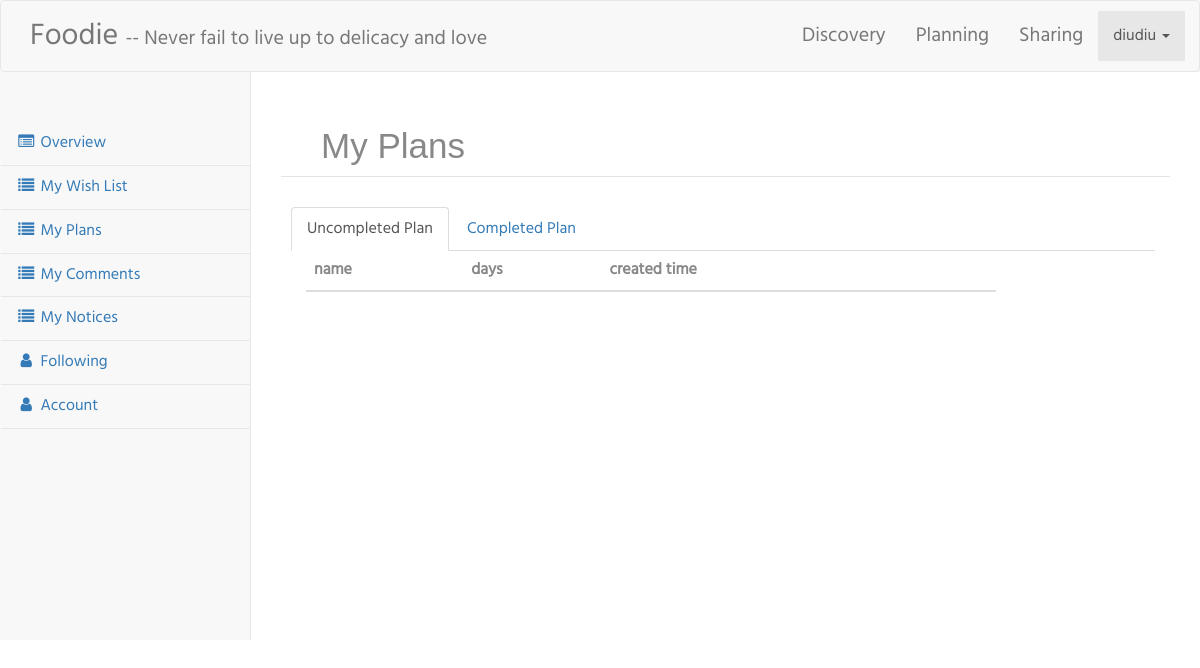
/customer/myPlan.php (signed in), run on an earlier commit of the app's database.
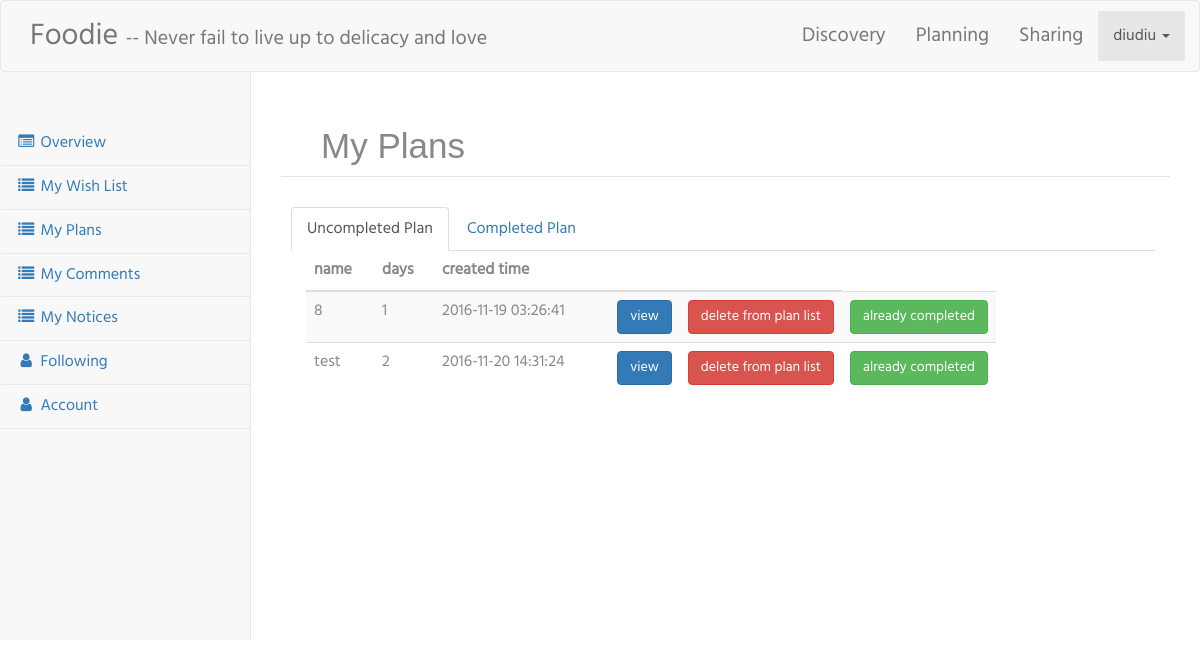
And on a later commit of the database.
### tables this page shows
CREATE TABLE `plan` (
  `plan_id` int(11) NOT NULL,
  `user_id` int(11) NOT NULL,
  `name` varchar(50) NOT NULL,
  `days` int(11) NOT NULL,
  `time` timestamp NOT NULL DEFAULT CURRENT_TIMESTAMP ON UPDATE CURRENT_TIMESTAMP,
  `is_completed` int(11) NOT NULL
);

### functions.php (called while the page is built, shortened)
<?php
  function get_user_id(){
      if(isset($_SESSION['user_id']))
          return $_SESSION['user_id'];
      else
          return null;
  }
?>

### customer/myPlan.php (the view, shortened to what this page needs)
<?php include("common/nav.php"); ?>
<?php
require_once("../functions.php");
$user_id = get_user_id();
$query = "SELECT * FROM plan WHERE user_id ='{$user_id}' AND is_completed = 0";
$result = mysql_query($query);
$i = 0;
$len = mysql_num_rows($result);
while($row=mysql_fetch_assoc($result))
{
    $plan_id[$i] = $row['plan_id'];
    $name[$i] = $row['name'];
    $days[$i] = $row['days'];
    $time[$i] = $row['time'];
    $i++;
}
?>
<div id="page-wrapper">
    <div class="basic-grey">
        <h1 style="font-size:35px;font-family:Arial">My Plans
        </h1>
        <ul id="myTab" class="nav nav-tabs">
            <li class="active">
                <a href="#uncompleted" data-toggle="tab">
                    Uncompleted Plan
                </a>
            </li>
            <li><a href="#completed" data-toggle="tab">Completed Plan</a></li>
        </ul>
        <div id="myTabContent" class="tab-content">
            <div class="col-sm-10 tab-pane fade in active" id="uncompleted">
                <table class="table table-striped">
                    <thead>
                    <tr>
                        <th>
                            name
                        </th>
                        <th>
                            days
                        </th>
                        <th>
                            created time
                        </th>
                        <th></th>
                        <th></th>
                    </tr>
                    </thead>
                    <tbody>
                    <?php
                    for ($i=0;$i<$len;$i++){
                        echo "<tr><td>".$name[$i];
                        echo "</td><td>".$days[$i];
                        echo "</td><td>".$time[$i];
                        echo "</td><td style='width: 10%;'><a role='button' class='btn btn-primary btn-xl'
                                 href='../view_plan.php?id=".$plan_id[$i]."'>view</a>";
                        echo "</td><td style='width: 10%;'><a role='button' class='btn btn-danger btn-xl'
                                 href='javascript:void(0);' onclick='delete_plan(".$plan_id[$i].")'>delete from plan list</a>";
                        echo "</td><td style='width: 10%;'><a role='button' class='btn btn-success btn-xl'
                                 href='javascript:void(0);' onclick='complete_plan(".$plan_id[$i].")'>already completed</a></td></tr>";
                    }
                    ?>
                    </tbody>
                </table>
            </div>
        </div>
    </div>
</div>

What changed in the data, as far as the page shows it:
added plan: plan_id "8", name "test"
Also different on the page:
new list line: "1 2016-11-19 03:26:41 view delete from plan list already completed"
new list line: "2 2016-11-20 14:31:24 view delete from plan list already completed"
